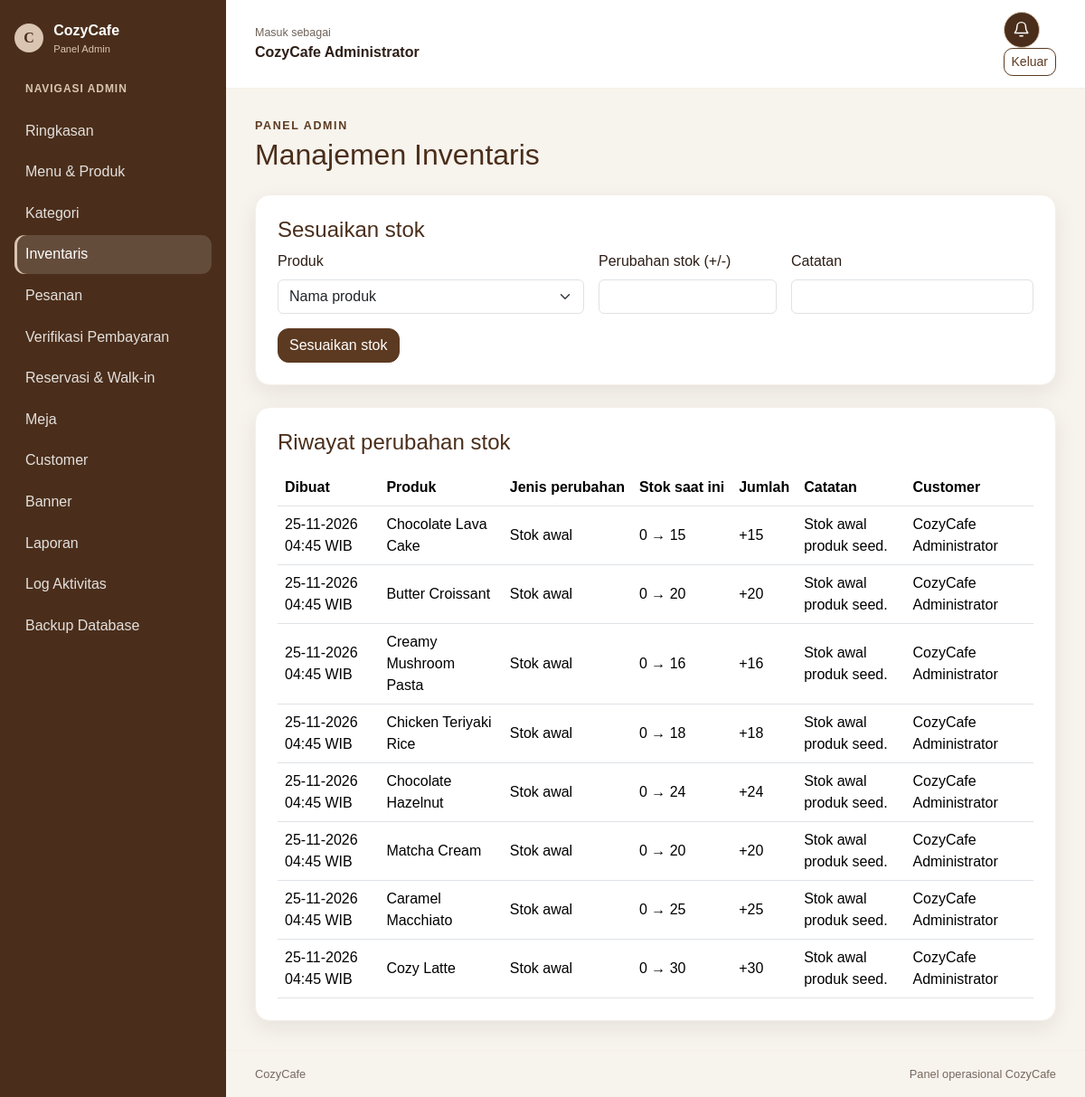
Screenshot of /admin/inventory/index.php (signed in) with the database file from the repository.
### tables this page shows
CREATE TABLE IF NOT EXISTS product_stock_logs (
    id INT UNSIGNED NOT NULL AUTO_INCREMENT,
    product_id INT UNSIGNED NOT NULL,
    admin_id INT UNSIGNED NULL,
    order_id INT UNSIGNED NULL,
    change_type ENUM('initial','restock','order_deduct','order_restore','adjustment') NOT NULL,
    qty_change INT NOT NULL,
    stock_before INT UNSIGNED NOT NULL,
    stock_after INT UNSIGNED NOT NULL,
    notes TEXT NULL,
    created_at DATETIME NOT NULL DEFAULT CURRENT_TIMESTAMP,
    PRIMARY KEY (id),
    KEY idx_product_stock_logs_product_created (product_id, created_at),
    KEY idx_product_stock_logs_order (order_id),
    KEY idx_product_stock_logs_admin (admin_id),
    CONSTRAINT fk_product_stock_logs_product
        FOREIGN KEY (product_id) REFERENCES products (id)
        ON UPDATE CASCADE ON DELETE RESTRICT,
    CONSTRAINT fk_product_stock_logs_admin
        FOREIGN KEY (admin_id) REFERENCES admins (id)
        ON UPDATE CASCADE ON DELETE SET NULL,
    CONSTRAINT fk_product_stock_logs_order
        FOREIGN KEY (order_id) REFERENCES orders (id)
        ON UPDATE CASCADE ON DELETE SET NULL
);

CREATE TABLE IF NOT EXISTS products (
    id INT UNSIGNED NOT NULL AUTO_INCREMENT,
    category_id INT UNSIGNED NOT NULL,
    name VARCHAR(150) NOT NULL,
    slug VARCHAR(170) NOT NULL,
    image VARCHAR(255) NULL,
    description TEXT NULL,
    price DECIMAL(12,2) UNSIGNED NOT NULL,
    stock INT UNSIGNED NOT NULL DEFAULT 0,
    is_available TINYINT(1) NOT NULL DEFAULT 1,
    is_featured TINYINT(1) NOT NULL DEFAULT 0,
    created_at DATETIME NOT NULL DEFAULT CURRENT_TIMESTAMP,
    updated_at DATETIME NOT NULL DEFAULT CURRENT_TIMESTAMP ON UPDATE CURRENT_TIMESTAMP,
    PRIMARY KEY (id),
    UNIQUE KEY uq_products_slug (slug),
    KEY idx_products_category_available (category_id, is_available),
    KEY idx_products_featured_available (is_featured, is_available),
    CONSTRAINT fk_products_category
        FOREIGN KEY (category_id) REFERENCES categories (id)
        ON UPDATE CASCADE ON DELETE RESTRICT
);

### includes/functions.php (called while the page is built, shortened)
<?php
function cozycafe_app_path(string $relativePath = ''): string
{
    require_once dirname(__DIR__) . DIRECTORY_SEPARATOR . 'config' . DIRECTORY_SEPARATOR . 'env.php';
    $appUrl = cozycafe_env('APP_URL', 'http://localhost/cozycafe');
    $basePath = parse_url((string) $appUrl, PHP_URL_PATH);
    $basePath = is_string($basePath) ? rtrim($basePath, '/') : '';
    return ($basePath === '' ? '' : $basePath) . '/' . $relativePath;
}
function e(string|int|float|null $value): string
{
    return htmlspecialchars((string) ($value ?? ''), ENT_QUOTES | ENT_SUBSTITUTE, 'UTF-8');
}
function format_wib(string|DateTimeInterface|null $datetime): string
{
    $timezone = new DateTimeZone('Asia/Jakarta');
    $date = $datetime instanceof DateTimeInterface
        ? DateTimeImmutable::createFromInterface($datetime)
        : new DateTimeImmutable($datetime, $timezone);
    return $date->setTimezone($timezone)->format('d-m-Y H:i') . ' WIB';
}
function __(string $key, array $replacements = []): string
{
    $language = $_SESSION['lang'] ?? 'id';
    static $catalogues = [];
    if (!isset($catalogues[$language])) {
        $cataloguePath = dirname(__DIR__) . DIRECTORY_SEPARATOR . 'languages' . DIRECTORY_SEPARATOR . $language . '.php';
        $catalogue = require $cataloguePath;
        $catalogues[$language] = $catalogue;
    }
    $text = $catalogues[$language][$key] ?? null;
    $mappedReplacements = [];
    return strtr($text, $mappedReplacements);
}

### config/env.php (called while the page is built, shortened)
<?php
function cozycafe_env(string $key, ?string $default = null): ?string
{
    $value = getenv($key);
    return $value === false ? $default : $value;
}

### admin/inventory/index.php (the view, shortened to what this page needs)
<?php
require_once dirname(__DIR__) . DIRECTORY_SEPARATOR . 'includes' . DIRECTORY_SEPARATOR . 'bootstrap.php';
$products = $pdo->query(
    'SELECT id, name, stock FROM products ORDER BY name ASC'
)->fetchAll();
$history = $pdo->query(
    'SELECT l.id, l.change_type, l.qty_change, l.stock_before, l.stock_after, l.notes, l.created_at,
            p.name AS product_name, a.name AS admin_name
     FROM product_stock_logs l
     INNER JOIN products p ON p.id = l.product_id
     LEFT JOIN admins a ON a.id = l.admin_id
     ORDER BY l.created_at DESC, l.id DESC
     LIMIT 100'
)->fetchAll();
    ?>
<section class="admin-panel card-cozy mb-4">
    <h2 class="h4"><?= e(__('admin.action.adjust_stock')) ?></h2>
    <?php if ($products === []): ?>
        <p class="mb-0 text-secondary"><?= e(__('admin.empty.products')) ?></p>
    <?php else: ?>
        <form method="post" action="<?= e(admin_url('inventory/index.php')) ?>" class="row g-3">
            <div class="col-12 col-md-5"><label class="form-label" for="inventory-product"><?= e(__('admin.table.product')) ?></label><select class="form-select" id="inventory-product" name="product_id" required><option value=""><?= e(__('admin.field.product_name')) ?></option></select></div>
            <div class="col-12 col-md-3"><label class="form-label" for="inventory-change"><?= e(__('admin.field.stock_change')) ?></label><input class="form-control" id="inventory-change" name="quantity_change" type="number" step="1" required></div>
            <div class="col-12 col-md-4"><label class="form-label" for="inventory-notes"><?= e(__('admin.field.notes')) ?></label><input class="form-control" id="inventory-notes" name="notes" maxlength="2000"></div>
            <div class="col-12"><button class="btn btn-cozy" type="submit"><?= e(__('admin.action.adjust_stock')) ?></button></div>
        </form>
    <?php endif; ?>
</section>
<section class="admin-panel card-cozy">
    <h2 class="h4 mb-3"><?= e(__('admin.inventory_history')) ?></h2>
    <?php if ($history === []): ?>
        <p class="mb-0 text-secondary"><?= e(__('common.no_data')) ?></p>
    <?php else: ?>
        <div class="table-responsive"><table class="table table-cozy align-middle">
            <thead><tr><th><?= e(__('admin.table.created')) ?></th><th><?= e(__('admin.table.product')) ?></th><th><?= e(__('admin.inventory.change_type')) ?></th><th><?= e(__('admin.field.current_stock')) ?></th><th><?= e(__('admin.table.quantity')) ?></th><th><?= e(__('admin.field.notes')) ?></th><th><?= e(__('admin.table.customer')) ?></th></tr></thead>
            <tbody><?php foreach ($history as $row): ?>
                <tr>
                    <td><?= e(format_wib((string) $row['created_at'])) ?></td><td><?= e($row['product_name']) ?></td>
                    <td><?= e(__('admin.inventory.type.' . $row['change_type'])) ?></td>
                    <td><?= e((int) $row['stock_before']) ?> → <?= e((int) $row['stock_after']) ?></td>
                    <td><?= e((int) $row['qty_change'] > 0 ? '+' . (int) $row['qty_change'] : (int) $row['qty_change']) ?></td>
                    <td><?= e($row['notes'] ?? '-') ?></td><td><?= e($row['admin_name'] ?? '-') ?></td>
                </tr>
            <?php endforeach; ?></tbody>
        </table></div>
    <?php endif; ?>
</section>

### assets/css/style.css (style rules this page uses)
:root { --color-primary: #5C3A21; --color-primary-dark: #4A2E1B; --color-secondary: #F5EFE6; --color-accent: #D9C5B2; --color-accent-dark: #C8A98E; --color-background: #FAF8F5; --color-text: #2C1E16; --radius-card: 16px; --shadow-soft: 0 8px 24px rgba(44, 30, 22, 0.08); }
* { box-sizing: border-box; }
body { margin: 0; background: var(--color-background); color: var(--color-text); font-family: Arial, sans-serif; }
.card-cozy { border: 1px solid var(--color-secondary); border-radius: var(--radius-card); box-shadow: var(--shadow-soft); }
.btn-cozy { border-color: var(--color-primary); border-radius: 12px; background: var(--color-primary); color: #fff; }
.table-cozy { --bs-table-bg: #fff; --bs-table-striped-bg: var(--color-background); }

### assets/css/admin.css (style rules this page uses)
.admin-body { min-height: 100vh; background: #f7f3ed; }
.admin-panel { padding: clamp(1rem, 2.5vw, 1.5rem); background: #fff; }
.admin-panel h2 { color: var(--color-primary-dark); }
.admin-main .table { margin-bottom: 0; vertical-align: middle; }
.admin-main .table th { white-space: nowrap; }

### rows the page displays
product_stock_logs: created_at "25-11-2026 04:45 WIB", product.name "Chocolate Lava Cake", change_type "Stok awal", stock_before "0", stock_after "15", qty_change "+15", notes "Stok awal produk seed.", admin.name "CozyCafe Administrator"
product_stock_logs: created_at "25-11-2026 04:45 WIB", product.name "Butter Croissant", change_type "Stok awal", stock_before "0", stock_after "20", qty_change "+20", notes "Stok awal produk seed.", admin.name "CozyCafe Administrator"
product_stock_logs: created_at "25-11-2026 04:45 WIB", product.name "Creamy Mushroom Pasta", change_type "Stok awal", stock_before "0", stock_after "16", qty_change "+16", notes "Stok awal produk seed.", admin.name "CozyCafe Administrator"
product_stock_logs: created_at "25-11-2026 04:45 WIB", product.name "Chicken Teriyaki Rice", change_type "Stok awal", stock_before "0", stock_after "18", qty_change "+18", notes "Stok awal produk seed.", admin.name "CozyCafe Administrator"
product_stock_logs: created_at "25-11-2026 04:45 WIB", product.name "Chocolate Hazelnut", change_type "Stok awal", stock_before "0", stock_after "24", qty_change "+24", notes "Stok awal produk seed.", admin.name "CozyCafe Administrator"
product_stock_logs: created_at "25-11-2026 04:45 WIB", product.name "Matcha Cream", change_type "Stok awal", stock_before "0", stock_after "20", qty_change "+20", notes "Stok awal produk seed.", admin.name "CozyCafe Administrator"
product_stock_logs: created_at "25-11-2026 04:45 WIB", product.name "Caramel Macchiato", change_type "Stok awal", stock_before "0", stock_after "25", qty_change "+25", notes "Stok awal produk seed.", admin.name "CozyCafe Administrator"
product_stock_logs: created_at "25-11-2026 04:45 WIB", product.name "Cozy Latte", change_type "Stok awal", stock_before "0", stock_after "30", qty_change "+30", notes "Stok awal produk seed.", admin.name "CozyCafe Administrator"

### other values shown
__('admin.panel') "Panel Admin"
__('admin.navigation') "NAVIGASI ADMIN"
__($item['label']) "Ringkasan"
__($item['label']) "Menu & Produk"
__($item['label']) "Kategori"
__($item['label']) "Inventaris"
__($item['label']) "Pesanan"
__($item['label']) "Verifikasi Pembayaran"
__($item['label']) "Reservasi & Walk-in"
__($item['label']) "Meja"
__($item['label']) "Customer"
__($item['label']) "Banner"
__($item['label']) "Laporan"
__($item['label']) "Log Aktivitas"
__($item['label']) "Backup Database"
